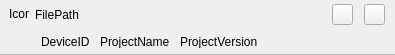
<?xml version="1.0" encoding="UTF-8"?>
<ui version="4.0">
 <class>C_FlaUpListItemWidget</class>
 <widget class="QWidget" name="C_FlaUpListItemWidget">
  <property name="geometry">
   <rect>
    <x>0</x>
    <y>0</y>
    <width>395</width>
    <height>55</height>
   </rect>
  </property>
  <property name="sizePolicy">
   <sizepolicy hsizetype="Preferred" vsizetype="Preferred">
    <horstretch>0</horstretch>
    <verstretch>0</verstretch>
   </sizepolicy>
  </property>
  <property name="minimumSize">
   <size>
    <width>0</width>
    <height>55</height>
   </size>
  </property>
  <property name="maximumSize">
   <size>
    <width>16777215</width>
    <height>55</height>
   </size>
  </property>
  <property name="windowTitle">
   <string>C_FlaUpListItemWidget</string>
  </property>
  <layout class="QVBoxLayout" name="verticalLayout_2">
   <property name="spacing">
    <number>0</number>
   </property>
   <property name="leftMargin">
    <number>0</number>
   </property>
   <property name="topMargin">
    <number>0</number>
   </property>
   <property name="rightMargin">
    <number>0</number>
   </property>
   <property name="bottomMargin">
    <number>0</number>
   </property>
   <item>
    <layout class="QVBoxLayout" name="verticalLayout" stretch="0,0,0">
     <property name="spacing">
      <number>0</number>
     </property>
     <property name="leftMargin">
      <number>0</number>
     </property>
     <property name="rightMargin">
      <number>0</number>
     </property>
     <property name="bottomMargin">
      <number>0</number>
     </property>
     <item>
      <widget class="stw::opensyde_gui_elements::C_OgeWiOnlyBackground" name="pc_FilepathWidget" native="true">
       <property name="minimumSize">
        <size>
         <width>0</width>
         <height>29</height>
        </size>
       </property>
       <property name="maximumSize">
        <size>
         <width>16777215</width>
         <height>29</height>
        </size>
       </property>
       <layout class="QHBoxLayout" name="horizontalLayout_5">
        <property name="spacing">
         <number>0</number>
        </property>
        <property name="leftMargin">
         <number>9</number>
        </property>
        <property name="topMargin">
         <number>0</number>
        </property>
        <property name="rightMargin">
         <number>10</number>
        </property>
        <property name="bottomMargin">
         <number>0</number>
        </property>
        <item>
         <widget class="QLabel" name="pc_StatusIcon">
          <property name="sizePolicy">
           <sizepolicy hsizetype="Fixed" vsizetype="Fixed">
            <horstretch>0</horstretch>
            <verstretch>0</verstretch>
           </sizepolicy>
          </property>
          <property name="minimumSize">
           <size>
            <width>20</width>
            <height>20</height>
           </size>
          </property>
          <property name="maximumSize">
           <size>
            <width>20</width>
            <height>20</height>
           </size>
          </property>
          <property name="text">
           <string>Icon</string>
          </property>
         </widget>
        </item>
        <item>
         <spacer name="horizontalSpacer_6">
          <property name="orientation">
           <enum>Qt::Horizontal</enum>
          </property>
          <property name="sizeType">
           <enum>QSizePolicy::Fixed</enum>
          </property>
          <property name="sizeHint" stdset="0">
           <size>
            <width>6</width>
            <height>0</height>
           </size>
          </property>
         </spacer>
        </item>
        <item>
         <widget class="stw::opensyde_gui_elements::C_OgeLabGenericNoPaddingNoMargins" name="pc_FilePathLabel">
          <property name="sizePolicy">
           <sizepolicy hsizetype="Preferred" vsizetype="Preferred">
            <horstretch>0</horstretch>
            <verstretch>0</verstretch>
           </sizepolicy>
          </property>
          <property name="text">
           <string>FilePath</string>
          </property>
         </widget>
        </item>
        <item>
         <spacer name="horizontalSpacer">
          <property name="orientation">
           <enum>Qt::Horizontal</enum>
          </property>
          <property name="sizeHint" stdset="0">
           <size>
            <width>0</width>
            <height>0</height>
           </size>
          </property>
         </spacer>
        </item>
        <item>
         <widget class="stw::opensyde_gui_elements::C_OgePubSvgIconOnly" name="pc_BrowseButton">
          <property name="sizePolicy">
           <sizepolicy hsizetype="Minimum" vsizetype="Fixed">
            <horstretch>0</horstretch>
            <verstretch>0</verstretch>
           </sizepolicy>
          </property>
          <property name="minimumSize">
           <size>
            <width>21</width>
            <height>21</height>
           </size>
          </property>
          <property name="maximumSize">
           <size>
            <width>21</width>
            <height>21</height>
           </size>
          </property>
          <property name="text">
           <string/>
          </property>
          <property name="iconSize">
           <size>
            <width>16</width>
            <height>16</height>
           </size>
          </property>
         </widget>
        </item>
        <item>
         <spacer name="horizontalSpacer_7">
          <property name="orientation">
           <enum>Qt::Horizontal</enum>
          </property>
          <property name="sizeType">
           <enum>QSizePolicy::Fixed</enum>
          </property>
          <property name="sizeHint" stdset="0">
           <size>
            <width>1</width>
            <height>20</height>
           </size>
          </property>
         </spacer>
        </item>
        <item>
         <spacer name="horizontalSpacer_3">
          <property name="orientation">
           <enum>Qt::Horizontal</enum>
          </property>
          <property name="sizeType">
           <enum>QSizePolicy::Fixed</enum>
          </property>
          <property name="sizeHint" stdset="0">
           <size>
            <width>10</width>
            <height>20</height>
           </size>
          </property>
         </spacer>
        </item>
        <item>
         <widget class="stw::opensyde_gui_elements::C_OgePubSvgIconOnly" name="pc_DeleteButton">
          <property name="sizePolicy">
           <sizepolicy hsizetype="Minimum" vsizetype="Fixed">
            <horstretch>0</horstretch>
            <verstretch>0</verstretch>
           </sizepolicy>
          </property>
          <property name="minimumSize">
           <size>
            <width>21</width>
            <height>21</height>
           </size>
          </property>
          <property name="maximumSize">
           <size>
            <width>21</width>
            <height>21</height>
           </size>
          </property>
          <property name="text">
           <string/>
          </property>
          <property name="iconSize">
           <size>
            <width>16</width>
            <height>16</height>
           </size>
          </property>
         </widget>
        </item>
       </layout>
      </widget>
     </item>
     <item>
      <widget class="stw::opensyde_gui_elements::C_OgeWiOnlyBackground" name="pc_DeviceIdWidget" native="true">
       <property name="minimumSize">
        <size>
         <width>0</width>
         <height>25</height>
        </size>
       </property>
       <property name="maximumSize">
        <size>
         <width>16777215</width>
         <height>25</height>
        </size>
       </property>
       <layout class="QHBoxLayout" name="horizontalLayout_4">
        <property name="spacing">
         <number>0</number>
        </property>
        <property name="leftMargin">
         <number>41</number>
        </property>
        <property name="topMargin">
         <number>0</number>
        </property>
        <property name="rightMargin">
         <number>10</number>
        </property>
        <property name="bottomMargin">
         <number>0</number>
        </property>
        <item>
         <widget class="stw::opensyde_gui_elements::C_OgeLabGenericNoPaddingNoMargins" name="pc_DeviceIDLabel">
          <property name="styleRole" stdset="0">
           <string>generic-bubble</string>
          </property>
          <property name="minimumSize">
           <size>
            <width>0</width>
            <height>13</height>
           </size>
          </property>
          <property name="maximumSize">
           <size>
            <width>16777215</width>
            <height>13</height>
           </size>
          </property>
          <property name="text">
           <string>DeviceID</string>
          </property>
         </widget>
        </item>
        <item>
         <spacer name="horizontalSpacer_4">
          <property name="orientation">
           <enum>Qt::Horizontal</enum>
          </property>
          <property name="sizeType">
           <enum>QSizePolicy::Fixed</enum>
          </property>
          <property name="sizeHint" stdset="0">
           <size>
            <width>10</width>
            <height>20</height>
           </size>
          </property>
         </spacer>
        </item>
        <item>
         <widget class="stw::opensyde_gui_elements::C_OgeLabGenericNoPaddingNoMargins" name="pc_ProjectNameLabel">
          <property name="styleRole" stdset="0">
           <string>generic-bubble</string>
          </property>
          <property name="minimumSize">
           <size>
            <width>0</width>
            <height>13</height>
           </size>
          </property>
          <property name="maximumSize">
           <size>
            <width>16777215</width>
            <height>13</height>
           </size>
          </property>
          <property name="text">
           <string>ProjectName</string>
          </property>
         </widget>
        </item>
        <item>
         <spacer name="horizontalSpacer_5">
          <property name="orientation">
           <enum>Qt::Horizontal</enum>
          </property>
          <property name="sizeType">
           <enum>QSizePolicy::Fixed</enum>
          </property>
          <property name="sizeHint" stdset="0">
           <size>
            <width>10</width>
            <height>20</height>
           </size>
          </property>
         </spacer>
        </item>
        <item>
         <widget class="stw::opensyde_gui_elements::C_OgeLabGenericNoPaddingNoMargins" name="pc_ProjectVersionLabel">
          <property name="styleRole" stdset="0">
           <string>generic-bubble</string>
          </property>
          <property name="minimumSize">
           <size>
            <width>0</width>
            <height>13</height>
           </size>
          </property>
          <property name="maximumSize">
           <size>
            <width>16777215</width>
            <height>13</height>
           </size>
          </property>
          <property name="text">
           <string>ProjectVersion</string>
          </property>
         </widget>
        </item>
        <item>
         <spacer name="horizontalSpacer_2">
          <property name="orientation">
           <enum>Qt::Horizontal</enum>
          </property>
          <property name="sizeHint" stdset="0">
           <size>
            <width>40</width>
            <height>20</height>
           </size>
          </property>
         </spacer>
        </item>
       </layout>
      </widget>
     </item>
     <item>
      <widget class="stw::opensyde_gui_elements::C_OgeFraSeparator" name="pc_Separator">
       <property name="minimumSize">
        <size>
         <width>0</width>
         <height>1</height>
        </size>
       </property>
       <property name="maximumSize">
        <size>
         <width>16777215</width>
         <height>1</height>
        </size>
       </property>
       <property name="frameShape">
        <enum>QFrame::StyledPanel</enum>
       </property>
       <property name="frameShadow">
        <enum>QFrame::Raised</enum>
       </property>
      </widget>
     </item>
    </layout>
   </item>
  </layout>
 </widget>
 <customwidgets>
  <customwidget>
   <class>stw::opensyde_gui_elements::C_OgeLabGenericNoPaddingNoMargins</class>
   <extends>QLabel</extends>
   <header>C_OgeLabGenericNoPaddingNoMargins.hpp</header>
  </customwidget>
  <customwidget>
   <class>stw::opensyde_gui_elements::C_OgeFraSeparator</class>
   <extends>QFrame</extends>
   <header>C_OgeFraSeparator.hpp</header>
   <container>1</container>
  </customwidget>
  <customwidget>
   <class>stw::opensyde_gui_elements::C_OgeWiOnlyBackground</class>
   <extends>QWidget</extends>
   <header>C_OgeWiOnlyBackground.hpp</header>
   <container>1</container>
  </customwidget>
  <customwidget>
   <class>stw::opensyde_gui_elements::C_OgePubSvgIconOnly</class>
   <extends>QPushButton</extends>
   <header>C_OgePubSvgIconOnly.hpp</header>
  </customwidget>
 </customwidgets>
 <resources/>
 <connections/>
</ui>
